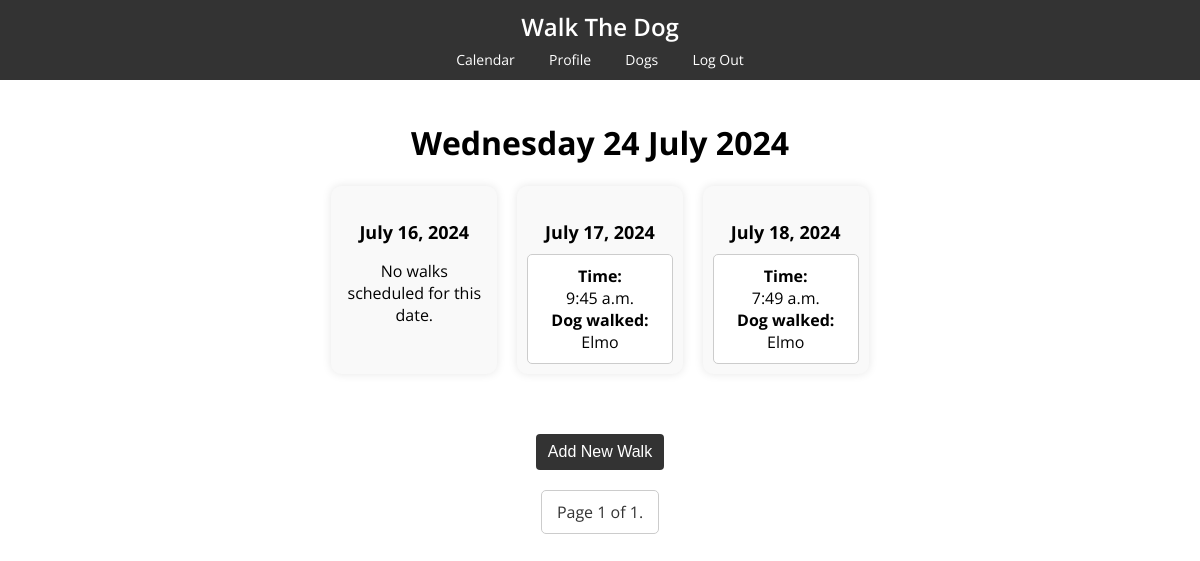
The page / (signed in) on the database its author committed.
### walk_the_dog/models.py (models this page shows, shortened)
class Date_of_walks(models.Model):
  date = models.DateField(default=now)
  walks = models.ManyToManyField(Walk, blank=True, related_name="dates")
  number_of_walks = models.IntegerField(default=0)

class Walk(models.Model):
  walkID = models.AutoField(primary_key=True)
  date = models.DateField(default=now)
  time = models.TimeField(default=now, )
  duration = models.DurationField(help_text="HH:MM:SS")
  dog_walked = models.ForeignKey(Dog, on_delete=models.CASCADE, related_name="walks", verbose_name="Dog Walked")
  completed = models.BooleanField(default=False)

class Dog(models.Model):
  name = models.CharField(max_length=64)
  breed = models.CharField(max_length=64)
  age = models.IntegerField()
  owners = models.ManyToManyField(User, blank=True, related_name="dogs")
  picture = models.URLField(max_length=500, blank=True, null=True)
  special_instructions = models.TextField(blank=True, null=True)

### walk_the_dog/views.py (the view)
# urls.py: path("", views.index, name="index"),
def index(request):
  userID = request.user.id
  todays_date = datetime.now().strftime("%A %d %B %Y")
  dates = Date_of_walks.objects.all().order_by('date')
  paginator = Paginator(dates, 7)
  page_number = request.GET.get('page')
  page_obj = paginator.get_page(page_number)
  return render(request, "walk_the_dog/index.html", {
    'page_obj': page_obj,
    'todays_date': todays_date,
    'userID': userID,
  })

### walk_the_dog/templates/walk_the_dog/index.html (shortened to what this page needs)
{% extends "walk_the_dog/layout.html" %}
{% block body %}
<div id="calendar-view">
  <div id="todays-date">
    <h1>{{ todays_date }}</h1>
  </div>
  {% if request.user.is_authenticated %}
  <div id="calendar">
    {% for date_obj in page_obj %}
      <div id="{{ date_obj.date }}" class="date-column">
        <h4 id="title-{{ date_obj.date }}">{{ date_obj.date }}</h4>
        {% for walk in date_obj.walks.all %}
        <div id="info-{{ walk.id }}" class="walk-info" data-walkID="{{ walk.walkID }}">
          <strong>Time:</strong> <br>
          {{ walk.time }} <br>
          <strong>Dog walked:</strong> {{ walk.dog_walked.name }}
        </div>
        {% empty %}
        <p>No walks scheduled for this date.</p>
        {% endfor %}
      </div>
    {% endfor %}
  </div>
  <div id="new-walk-button-div">
    <a href="{% url 'new_walk' %}"><button type="button" class="btn-primary">Add New Walk</button></a>
  </div>
  <div class="pagination">
    <span class="step-links">
      <span class="current">
        Page {{ page_obj.number }} of {{ page_obj.paginator.num_pages }}.
      </span>
    </span>
  </div>
  {% else %}
    <h1><a href="{% url 'login' %}">Log in</a> to view Calendar!</h1>
  {% endif %}
</div>
{% endblock %}

### walk_the_dog/static/walk_the_dog/styles.css (style rules this page uses)
body { margin: 0; font-family: 'Open Sans', sans-serif; }
#calendar { display: flex; flex-wrap: wrap; justify-content: center; gap: 20px; margin-top: 20px; }
.date-column { flex: 0 1 calc(14.2857% - 20px); max-width: calc(14.2857% - 20px); background-color: #f9f9f9; padding: 10px; border-radius: 10px; box-shadow: 0 0 10px rgba(0, 0, 0, 0.1); margin-bottom: 20px; text-align: center; }
.date-column h4 { font-size: 18px; margin-bottom: 10px; }
.walk-info { background-color: #fff; padding: 10px; border: 1px solid #ccc; border-radius: 5px; margin-top: 10px; }
#new-walk-button-div { margin: 20px 0; text-align: center; }
#new-walk-button-div button { background-color: #333; border: none; }
.btn-primary { display: inline-block; font-weight: 400; color: #fff; text-align: center; vertical-align: middle; user-select: none; background-color: #007bff; border: 1px solid #007bff; padding: 0.375rem 0.75rem; font-size: 1rem; line-height: 1.5; border-radius: 0.25rem; transition: color 0.15s ease-in-out, background-color 0.15s ease-in-out, border-color 0.15s ease-in-out, box-shadow 0.15s ease-in-out; text-decoration: none; margin-top: 20px; }
.pagination { margin-top: 20px; text-align: center; }
.step-links { display: flex; justify-content: center; align-items: center; }
.step-links a, .step-links span { margin: 0 5px; padding: 10px 15px; border: 1px solid #ccc; border-radius: 5px; text-decoration: none; color: #333; }

### rows shown on the page
Date_of_walks: date "July 16, 2024"
Date_of_walks: date "July 17, 2024"
Walk: time "9:45 a.m.", dog_walked.name "Elmo"
Date_of_walks: date "July 18, 2024"
Walk: time "7:49 a.m.", dog_walked.name "Elmo"

### other values the page prints
{{ page_obj.number }} "1"
{{ page_obj.paginator.num_pages }} "1"
